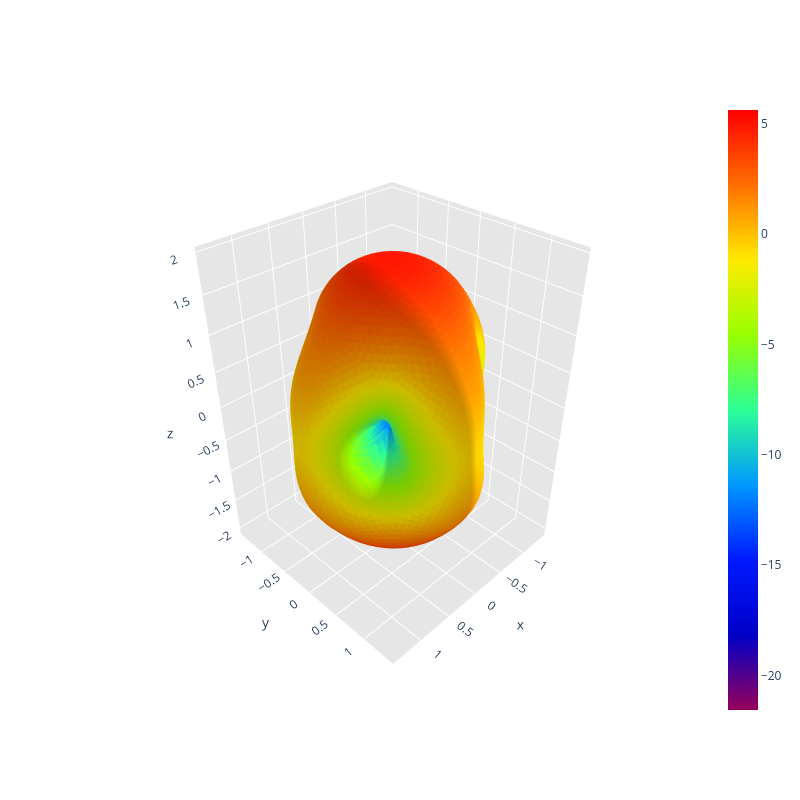

Write notebook code for a chart like this one.
### Code cell
print("Calculating radiation intensity distribution over sphere surface...")
radiation_intensity_distribution_over_sphere_surface(path)

### Figure 1 — Plotly figure (JSON) as saved in the notebook; plotly's stock layout.template omitted (floating-point values rounded to 4 significant figures; data arrays with more than 128 entries replaced by an {"elided": "..."} marker saying what was removed)
{"data": [{"facecolor": {"elided": "10296 str values"}, "i": {"elided": "10296 int values"}, "j": {"elided": "10296 int values"}, "k": {"elided": "10296 int values"}, "name": "", "type": "mesh3d", "x": {"elided": "5150 float values"}, "y": {"elided": "5150 float values"}, "z": {"elided": "5150 float values"}}, {"hoverinfo": "none", "marker": {"color": [-21.57, 5.625], "colorscale": [[0, "rgb(150, 0, 90)"], [0.125, "rgb(0, 0, 200)"], [0.25, "rgb(0, 25, 255)"], [0.375, "rgb(0, 152, 255)"], [0.5, "rgb(44, 255, 150)"], [0.625, "rgb(151, 255, 0)"], [0.75, "rgb(255, 234, 0)"], [0.875, "rgb(255, 111, 0)"], [1, "rgb(255, 0, 0)"]], "showscale": true, "size": 0.1}, "mode": "markers", "showlegend": false, "type": "scatter3d", "x": [1.187e-16], "y": [-2.907e-32], "z": [1.939]}], "layout": {"height": 800, "scene": {"aspectratio": {"x": 0.7003, "y": 0.7048, "z": 1}, "xaxis": {"backgroundcolor": "rgb(230, 230, 230)", "gridcolor": "rgb(255, 255, 255)", "showbackground": true, "zerolinecolor": "rgb(255, 255, 255)"}, "yaxis": {"backgroundcolor": "rgb(230, 230, 230)", "gridcolor": "rgb(255, 255, 255)", "showbackground": true, "zerolinecolor": "rgb(255, 255, 255)"}, "zaxis": {"backgroundcolor": "rgb(230, 230, 230)", "gridcolor": "rgb(255, 255, 255)", "showbackground": true, "zerolinecolor": "rgb(255, 255, 255)"}}, "title": {"text": ""}, "width": 800}}
